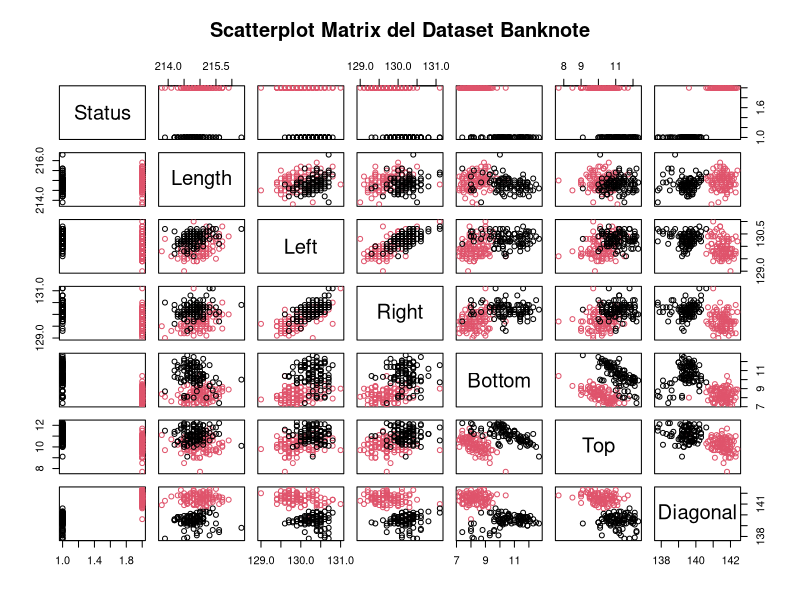
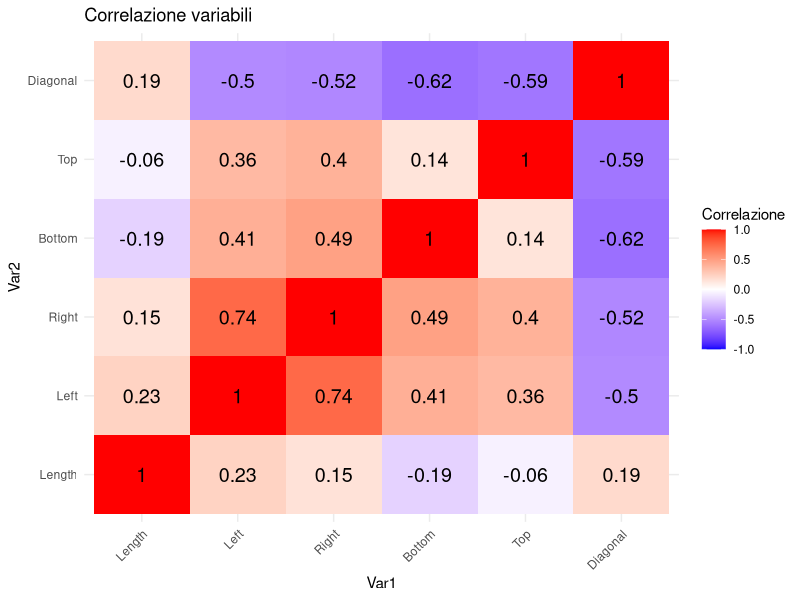
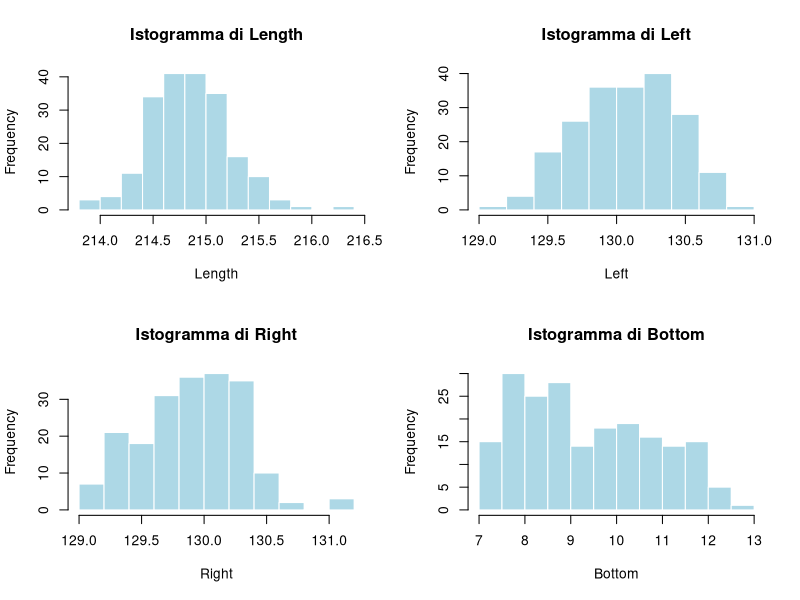
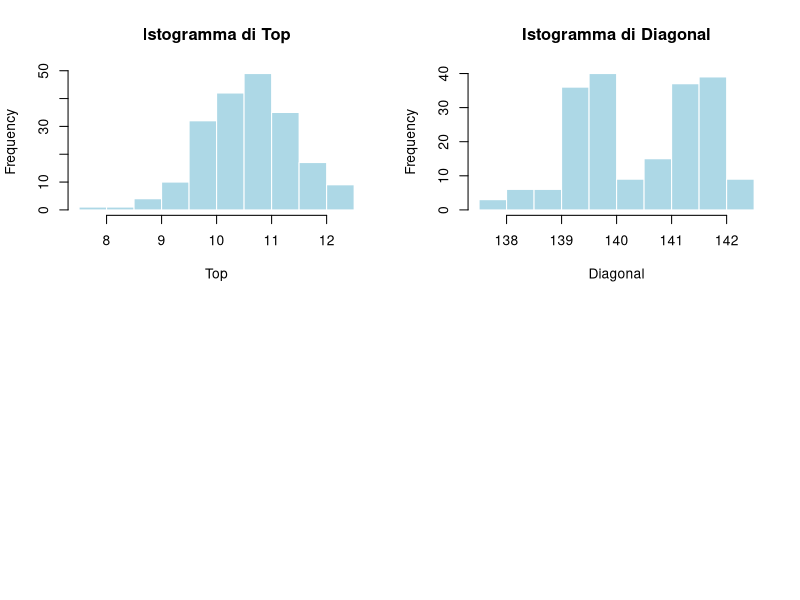
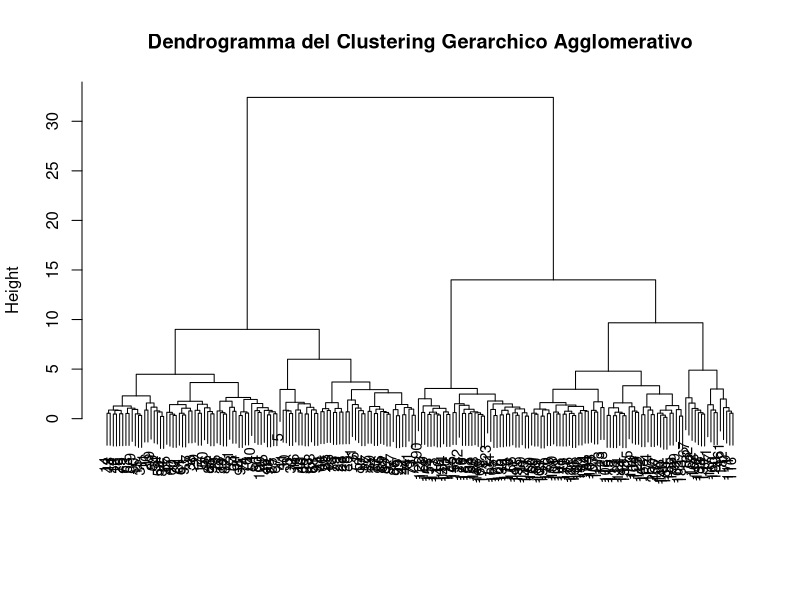

Generate these figures, in order, with R:
## ---- chunk 1
knitr::opts_chunk$set(echo = TRUE)
## ---- chunk 2
# Carichiamo il pacchetto mclust e il dataset banknote
library(mclust)
data(banknote)

# Visualizziamo le prime righe del dataset
head(banknote)

#Esplorazione della Struttura e Statistiche Descrittive
# Esaminiamo la struttura del dataset
str(banknote)

# Visualizziamo un riepilogo statistico delle variabili
summary(banknote)

## ---- chunk 3
# Se esiste una colonna "class", usiamola per colorare i dati
if("Status" %in% names(banknote)){
  pairs(banknote, col = banknote$Status, 
        main = "Scatterplot Matrix del Dataset Banknote")
} else {
  pairs(banknote, main = "Scatterplot Matrix del Dataset Banknote")
}

## ---- chunk 4
# Supponendo che le prime 4 colonne siano le variabili quantitative
cor_matrix <- cor(banknote[, 2:7])
print(cor_matrix)
library(reshape2)
library(ggplot2)

cor_melted <- melt(cor_matrix)
ggplot(cor_melted, aes(x = Var1, y = Var2, fill = value)) + geom_tile() +
geom_text(aes(label = round(value, 2)), color = "black",
size = 5) + scale_fill_gradient2(low = "blue", mid = "white",
high = "red", midpoint = 0, limits = c(-1, 1)) + theme_minimal() +
labs(title = "Correlazione variabili", fill = "Correlazione") +
theme(axis.text.x = element_text(angle = 45, hjust = 1))

## ---- chunk 5
# Impostiamo un layout per visualizzare gli istogrammi
par(mfrow = c(2, 2))
for(i in 2:7){
  hist(banknote[[i]], main = paste("Istogramma di", names(banknote)[i]),
       xlab = names(banknote)[i], col = "lightblue", border = "white")
}
par(mfrow = c(1, 1))  # Ripristiniamo il layout originale

## ---- chunk 6

# 1. Calcolo della Matrice di Distanza
# Utilizziamo la distanza euclidea tra le prime 4 variabili numeriche
distanze <- dist(banknote[, 2:7], method = "euclidean")

# 2. Costruzione del Dendrogramma
# Applichiamo il clustering gerarchico agglomerativo
clustering_hierarchico <- hclust(distanze, method = "ward.D2")

# Visualizziamo il dendrogramma
plot(clustering_hierarchico, main = "Dendrogramma del Clustering Gerarchico Agglomerativo",
     xlab = "", sub = "", cex = 0.9)
